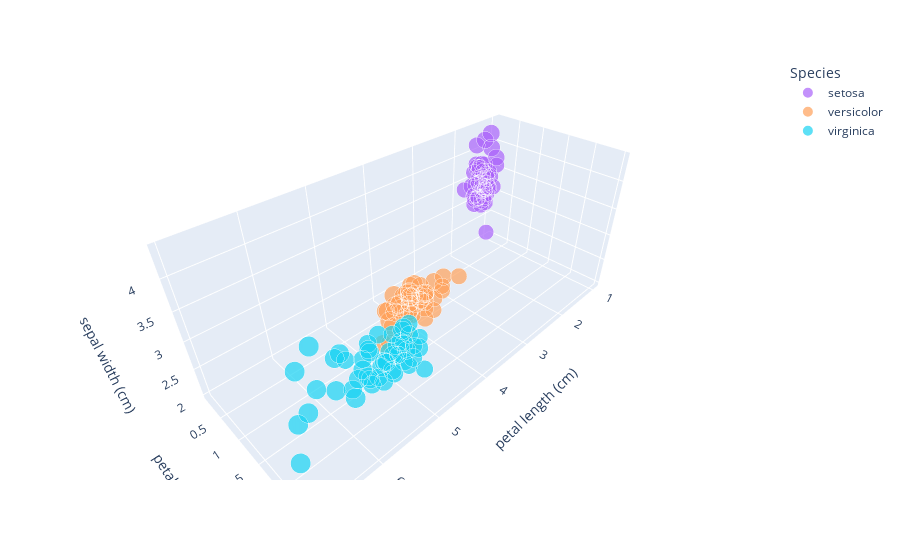

Source (notebook cell):
### Code cell
px.scatter_3d(iris, x="petal length (cm)", y="petal width (cm)", z="sepal width (cm)", size="sepal length (cm)" ,
              color="Species", color_discrete_map = {"Joly": "blue", "Bergeron": "violet", "Coderre":"pink"})

### Figure 1 — Plotly figure (JSON) as saved in the notebook; plotly's stock layout.template omitted (floating-point values rounded to 4 significant figures)
{"data": [{"hovertemplate": "Species=setosa<br>petal length (cm)=%{x}<br>petal width (cm)=%{y}<br>sepal width (cm)=%{z}<br>sepal length (cm)=%{marker.size}<extra></extra>", "legendgroup": "setosa", "marker": {"color": "#ab63fa", "size": [5.1, 4.9, 4.7, 4.6, 5, 5.4, 4.6, 5, 4.4, 4.9, 5.4, 4.8, 4.8, 4.3, 5.8, 5.7, 5.4, 5.1, 5.7, 5.1, 5.4, 5.1, 4.6, 5.1, 4.8, 5, 5, 5.2, 5.2, 4.7, 4.8, 5.4, 5.2, 5.5, 4.9, 5, 5.5, 4.9, 4.4, 5.1, 5, 4.5, 4.4, 5, 5.1, 4.8, 5.1, 4.6, 5.3, 5], "sizemode": "area", "sizeref": 0.01975, "symbol": "circle"}, "mode": "markers", "name": "setosa", "scene": "scene", "showlegend": true, "type": "scatter3d", "x": [1.4, 1.4, 1.3, 1.5, 1.4, 1.7, 1.4, 1.5, 1.4, 1.5, 1.5, 1.6, 1.4, 1.1, 1.2, 1.5, 1.3, 1.4, 1.7, 1.5, 1.7, 1.5, 1, 1.7, 1.9, 1.6, 1.6, 1.5, 1.4, 1.6, 1.6, 1.5, 1.5, 1.4, 1.5, 1.2, 1.3, 1.4, 1.3, 1.5, 1.3, 1.3, 1.3, 1.6, 1.9, 1.4, 1.6, 1.4, 1.5, 1.4], "y": [0.2, 0.2, 0.2, 0.2, 0.2, 0.4, 0.3, 0.2, 0.2, 0.1, 0.2, 0.2, 0.1, 0.1, 0.2, 0.4, 0.4, 0.3, 0.3, 0.3, 0.2, 0.4, 0.2, 0.5, 0.2, 0.2, 0.4, 0.2, 0.2, 0.2, 0.2, 0.4, 0.1, 0.2, 0.2, 0.2, 0.2, 0.1, 0.2, 0.2, 0.3, 0.3, 0.2, 0.6, 0.4, 0.3, 0.2, 0.2, 0.2, 0.2], "z": [3.5, 3, 3.2, 3.1, 3.6, 3.9, 3.4, 3.4, 2.9, 3.1, 3.7, 3.4, 3, 3, 4, 4.4, 3.9, 3.5, 3.8, 3.8, 3.4, 3.7, 3.6, 3.3, 3.4, 3, 3.4, 3.5, 3.4, 3.2, 3.1, 3.4, 4.1, 4.2, 3.1, 3.2, 3.5, 3.6, 3, 3.4, 3.5, 2.3, 3.2, 3.5, 3.8, 3, 3.8, 3.2, 3.7, 3.3]}, {"hovertemplate": "Species=versicolor<br>petal length (cm)=%{x}<br>petal width (cm)=%{y}<br>sepal width (cm)=%{z}<br>sepal length (cm)=%{marker.size}<extra></extra>", "legendgroup": "versicolor", "marker": {"color": "#FFA15A", "size": [7, 6.4, 6.9, 5.5, 6.5, 5.7, 6.3, 4.9, 6.6, 5.2, 5, 5.9, 6, 6.1, 5.6, 6.7, 5.6, 5.8, 6.2, 5.6, 5.9, 6.1, 6.3, 6.1, 6.4, 6.6, 6.8, 6.7, 6, 5.7, 5.5, 5.5, 5.8, 6, 5.4, 6, 6.7, 6.3, 5.6, 5.5, 5.5, 6.1, 5.8, 5, 5.6, 5.7, 5.7, 6.2, 5.1, 5.7], "sizemode": "area", "sizeref": 0.01975, "symbol": "circle"}, "mode": "markers", "name": "versicolor", "scene": "scene", "showlegend": true, "type": "scatter3d", "x": [4.7, 4.5, 4.9, 4, 4.6, 4.5, 4.7, 3.3, 4.6, 3.9, 3.5, 4.2, 4, 4.7, 3.6, 4.4, 4.5, 4.1, 4.5, 3.9, 4.8, 4, 4.9, 4.7, 4.3, 4.4, 4.8, 5, 4.5, 3.5, 3.8, 3.7, 3.9, 5.1, 4.5, 4.5, 4.7, 4.4, 4.1, 4, 4.4, 4.6, 4, 3.3, 4.2, 4.2, 4.2, 4.3, 3, 4.1], "y": [1.4, 1.5, 1.5, 1.3, 1.5, 1.3, 1.6, 1, 1.3, 1.4, 1, 1.5, 1, 1.4, 1.3, 1.4, 1.5, 1, 1.5, 1.1, 1.8, 1.3, 1.5, 1.2, 1.3, 1.4, 1.4, 1.7, 1.5, 1, 1.1, 1, 1.2, 1.6, 1.5, 1.6, 1.5, 1.3, 1.3, 1.3, 1.2, 1.4, 1.2, 1, 1.3, 1.2, 1.3, 1.3, 1.1, 1.3], "z": [3.2, 3.2, 3.1, 2.3, 2.8, 2.8, 3.3, 2.4, 2.9, 2.7, 2, 3, 2.2, 2.9, 2.9, 3.1, 3, 2.7, 2.2, 2.5, 3.2, 2.8, 2.5, 2.8, 2.9, 3, 2.8, 3, 2.9, 2.6, 2.4, 2.4, 2.7, 2.7, 3, 3.4, 3.1, 2.3, 3, 2.5, 2.6, 3, 2.6, 2.3, 2.7, 3, 2.9, 2.9, 2.5, 2.8]}, {"hovertemplate": "Species=virginica<br>petal length (cm)=%{x}<br>petal width (cm)=%{y}<br>sepal width (cm)=%{z}<br>sepal length (cm)=%{marker.size}<extra></extra>", "legendgroup": "virginica", "marker": {"color": "#19d3f3", "size": [6.3, 5.8, 7.1, 6.3, 6.5, 7.6, 4.9, 7.3, 6.7, 7.2, 6.5, 6.4, 6.8, 5.7, 5.8, 6.4, 6.5, 7.7, 7.7, 6, 6.9, 5.6, 7.7, 6.3, 6.7, 7.2, 6.2, 6.1, 6.4, 7.2, 7.4, 7.9, 6.4, 6.3, 6.1, 7.7, 6.3, 6.4, 6, 6.9, 6.7, 6.9, 5.8, 6.8, 6.7, 6.7, 6.3, 6.5, 6.2, 5.9], "sizemode": "area", "sizeref": 0.01975, "symbol": "circle"}, "mode": "markers", "name": "virginica", "scene": "scene", "showlegend": true, "type": "scatter3d", "x": [6, 5.1, 5.9, 5.6, 5.8, 6.6, 4.5, 6.3, 5.8, 6.1, 5.1, 5.3, 5.5, 5, 5.1, 5.3, 5.5, 6.7, 6.9, 5, 5.7, 4.9, 6.7, 4.9, 5.7, 6, 4.8, 4.9, 5.6, 5.8, 6.1, 6.4, 5.6, 5.1, 5.6, 6.1, 5.6, 5.5, 4.8, 5.4, 5.6, 5.1, 5.1, 5.9, 5.7, 5.2, 5, 5.2, 5.4, 5.1], "y": [2.5, 1.9, 2.1, 1.8, 2.2, 2.1, 1.7, 1.8, 1.8, 2.5, 2, 1.9, 2.1, 2, 2.4, 2.3, 1.8, 2.2, 2.3, 1.5, 2.3, 2, 2, 1.8, 2.1, 1.8, 1.8, 1.8, 2.1, 1.6, 1.9, 2, 2.2, 1.5, 1.4, 2.3, 2.4, 1.8, 1.8, 2.1, 2.4, 2.3, 1.9, 2.3, 2.5, 2.3, 1.9, 2, 2.3, 1.8], "z": [3.3, 2.7, 3, 2.9, 3, 3, 2.5, 2.9, 2.5, 3.6, 3.2, 2.7, 3, 2.5, 2.8, 3.2, 3, 3.8, 2.6, 2.2, 3.2, 2.8, 2.8, 2.7, 3.3, 3.2, 2.8, 3, 2.8, 3, 2.8, 3.8, 2.8, 2.8, 2.6, 3, 3.4, 3.1, 3, 3.1, 3.1, 3.1, 2.7, 3.2, 3.3, 3, 2.5, 3, 3.4, 3]}], "layout": {"legend": {"itemsizing": "constant", "title": {"text": "Species"}, "tracegroupgap": 0}, "margin": {"t": 60}, "scene": {"domain": {"x": [0, 1], "y": [0, 1]}, "xaxis": {"title": {"text": "petal length (cm)"}}, "yaxis": {"title": {"text": "petal width (cm)"}}, "zaxis": {"title": {"text": "sepal width (cm)"}}}}}
